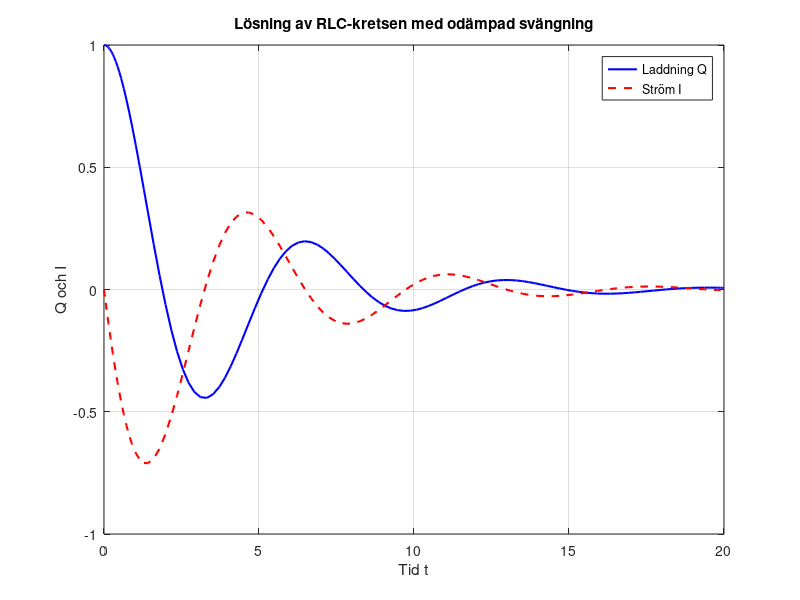
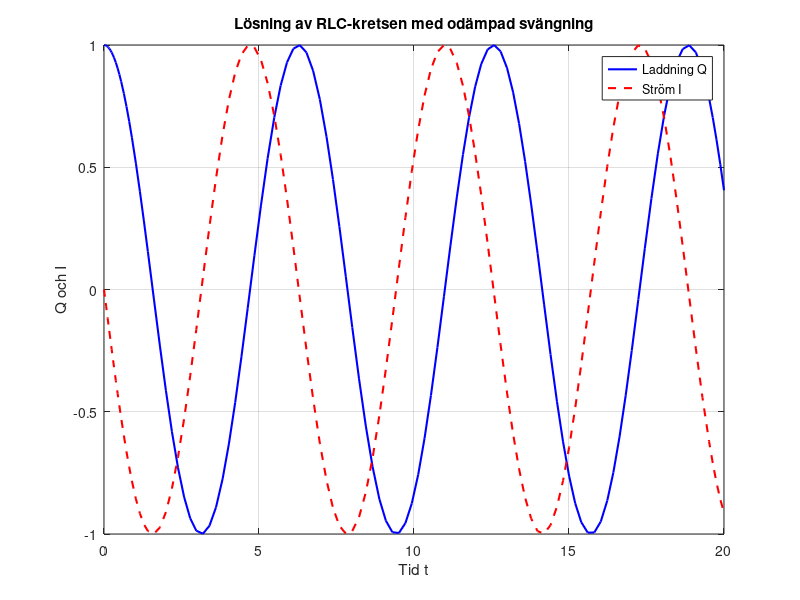
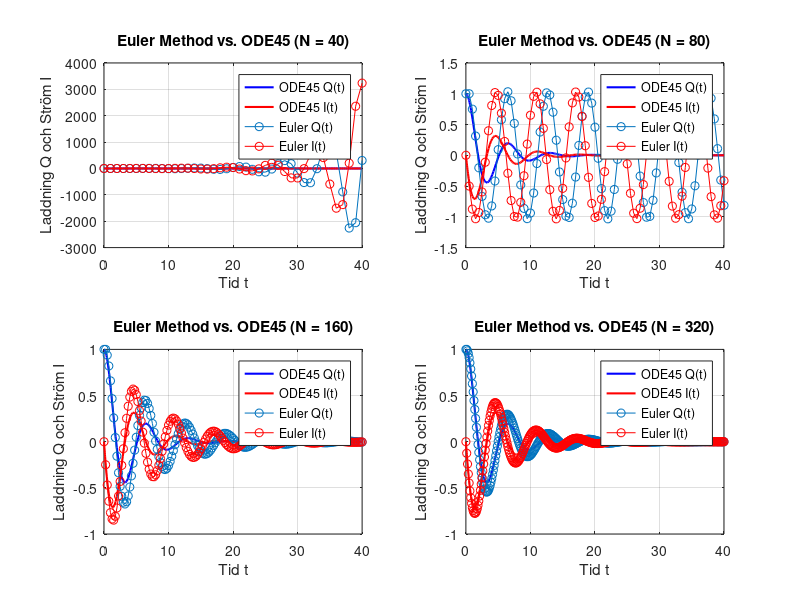

MATLAB code to generate these figures, in order:
format long;
% -----------------------------
% Uppgift 3a

% Differentialekvation: 
% Lq''(t) + Rq'(t) + (1/C)q(t) = 0 
% q(0) = 1 
% dq/dt (0) = 0

% Strömmen ges av: 
% i = dq/dt

% Andraderivatan skrivs om till: 
% Lq'' + Rq' + (1/C)q = 0 
% Lq'' = -(1/C)q(t)-Rq'
% q'' = -((1/C)q - Rq')/L

% Omskrivning:
% q'' = f(t, q, q') 
% -> u(t) = q(t), u(0) = 1
%    v(t) = q'(t), v(0) = 0

% -> u' = q' = I, u'(0) = 0
%    v' = q'' = f(t, q, q') = -((1/C)u - Rv)/L

% y = [u; v];
% F(t, U) = [u'; v'];
% F(t,U) = [   v; 
%     -((1/C)*u + R*v)/L]; 
% U0 = [1; 0];

% -----------------------------
% Uppgift 3b

function F = returnVectorF(t, y, R, L, C)
    % substituera så u = q, v = q'
    u = y(1);
    v = y(2);

    % Beräknad från 3a
    F = [v;
        -((1/C)*u + R*v)/L
    ];
end

% -----------------------------
% Uppgift 3c

% startvärden
y0 = [1; 0];
tspan = [0 20];

% y(:,1) → Innehåller värden för laddningen q(t)
% y(:,2) → Innehåller värden för laddningen i(t)

% ode45(funktion, integrationsgräns, begynnelsevillkor)
% diffekv av formen y' = f(t, y) -> kalla på returnvector med givna RLC-värden

% Dämpad svängning 
[t, y] = ode45(@(t, y) returnVectorF(t, y, 1, 2, 0.5), tspan, y0);

% Plotta resultatet
figure;
plot(t, y(:,1), 'b-', 'LineWidth', 1.5); hold on;
plot(t, y(:,2), 'r--', 'LineWidth', 1.5);
xlabel('Tid t');
ylabel('Q och I');
legend('Laddning Q', 'Ström I');
title('Lösning av RLC-kretsen med odämpad svängning');
grid on;

% Odämpad svängning
[t, y] = ode45(@(t, y) returnVectorF(t, y, 0, 2, 0.5), tspan, y0);

% plotta resultat
figure;
plot(t, y(:,1), 'b-', 'LineWidth', 1.5); hold on;
plot(t, y(:,2), 'r--', 'LineWidth', 1.5);
xlabel('Tid t');
ylabel('Q och I');
legend('Laddning Q', 'Ström I');
title('Lösning av RLC-kretsen med odämpad svängning');
grid on;

% -----------------------------
% Uppgift 3d
% Euler fram för system

% Givna värden på R, L, C
L = 2; C = 0.5; R = 1;

% Vektor F med derivatorna u' och v'
F = @(t, U) [U(2); -((1/C)*U(1) + R*U(2))/L];
U0 = [1; 0];

N = [40 80 160 320]; % antal tidssteg
t0 = 0; Tslut = 40;

% disp(F);

figure; 
for ii = 1:length(N)
    N0 = N(ii);
    h = (Tslut-t0)/N0; % steglängd
    t = t0;
    U = U0;

    % vektorer för att spara alla beräknade punkter (n0+1 rader, 1 kolumn)
    tvec = zeros(1, N0+1);
    Uvec = zeros(2, N0+1);

    Uvec(:,1) = U; % sätt 1st kolumn i matris till U0 värden
    tvec(1) = t0;

    for jj = 1:N0
        U = U + h*F(t0, U);
        t = t+h;

        Uvec(:, jj+1) = U;
        tvec(jj+1) = t;
    end

    subplot(2, 2, ii);
    tspan2 = [0 40];

    % Plotta ode45 lösn
    [t, y] = ode45(@(t, y) returnVectorF(t, y, 1, 2, 0.5), tspan2, y0);
    plot(t, y(:,1), 'b-', 'LineWidth', 1.5); hold on;
    plot(t, y(:,2), 'r-', 'LineWidth', 1.5); hold on;
    
    % plotta euler lösn
    plot(tvec, Uvec(1,:), '-o', tvec, Uvec(2,:), '-or')

    % formattering + text o sånt
    title(sprintf('Euler Method vs. ODE45 (N = %d)', N0));
    xlabel('Tid t');
    ylabel('Laddning Q och Ström I');
    legend({'ODE45 Q(t)', 'ODE45 I(t)', 'Euler Q(t)', 'Euler I(t)'}, 'Location', 'Best');
    grid on;

end